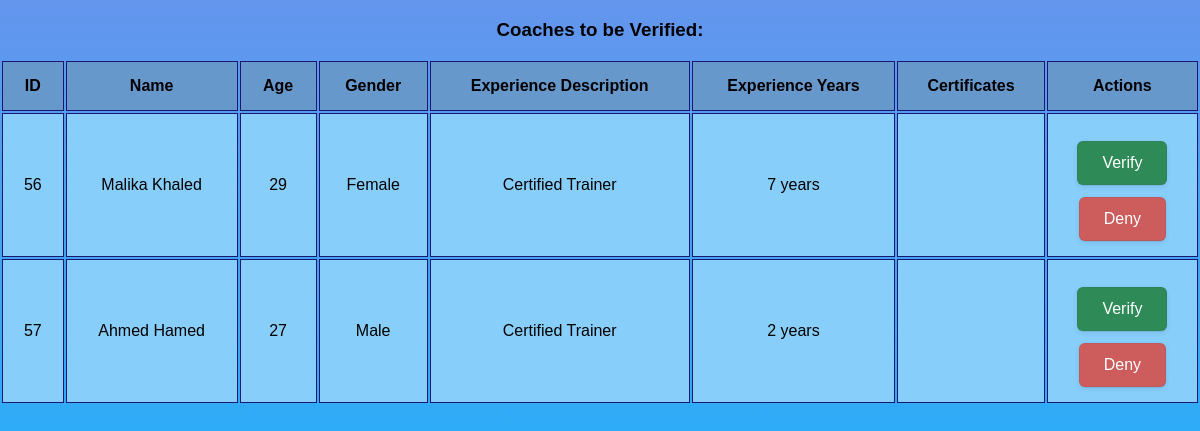
The page /admin on the database its author committed.
### tables this page shows
CREATE TABLE `User` (`User_ID`, `Name`, `Email`, `Password`, `Role`, `Age`, `Gender`, `Profile_picture`, `Interests`, Authentication_Token text);

CREATE TABLE `Coach` (`Coach_ID`, `Verified`, `Description`, `Experience`, `Certificates`);

### app.py (the view)
@app.route('/admin', methods=["GET", "POST"])
def unverifiedCoaches():
    conn = get_db_connection()
    unverified_Coaches = conn.execute('SELECT * FROM Coach JOIN User ON User_ID=Coach_ID '
                                      'WHERE Verified = "FALSE"').fetchall()
    conn.close()
    return render_template("verifyCoaches.html", coaches=unverified_Coaches)

### app.py (called while the page is built)
def get_db_connection():
    conn = sqlite3.connect(DATABASE)
    conn.row_factory = sqlite3.Row
    return conn

### templates/verifyCoaches.html (shortened to what this page needs)
<!DOCTYPE html>
<html lang="en">
<head>
    <link rel="stylesheet" href="{{ url_for('static', filename='coachverification.css') }}">
</head>
<body>
    <h3>Coaches to be Verified:</h3>
    <table style="width:100%">
        <tr>
            <th>ID</th>
            <th>Name</th>
            <th>Age</th>
            <th>Gender</th>
            <th>Experience Description</th>
            <th>Experience Years</th>
            <th>Certificates</th>
            <th>Actions</th>
        </tr>
        {%for coach in coaches%}
            <tr>
                <td>{{ coach[0] }}</td>
                <td>{{ coach[6] }}</td>
                <td>{{ coach[10] }}</td>
                <td>{{ coach[11] }}</td>
                <td>{{ coach[2] }}</td>
                <td>{{ coach[3] }}</td>
                <td>{{ coach[4] }}</td>
                <td>
                    <form method="POST" action="/verify_coach">
                    <button type="submit" class="verify">Verify</button>
                    </form>
                    <form method="POST" action="/deny_coach">
                    <button type="submit" class="deny">Deny</button>
                    </form>
                </td>
            </tr>
    {%endfor%}
    </table>
</body>
</html>

### static/coachverification.css (style rules this page uses)
body { margin: 0; padding: 0; background: linear-gradient(to bottom, cornflowerblue, deepskyblue); font-family: sans-serif; min-height: 100vh; display: flex; flex-direction: column; justify-content: stretch; align-items: center; }
th, td { border: 1px solid midnightblue; padding: 15px; text-align: center; vertical-align: middle; }
th { background-color: #6798CC; }
td { background-color: lightskyblue; }
button { backface-visibility: hidden; background-color: #405cf5; border-radius: 6px; border-width: 0; box-shadow: rgba(50, 50, 93, 0.1) 0 0 0 1px inset, rgba(50, 50, 93, 0.1) 0 2px 5px 0, rgba(0, 0, 0, 0.07) 0 1px 1px 0; color: #fff; cursor: pointer; font-family: sans-serif; font-size: 100%; height: 44px; line-height: 1.15; margin: 12px 0 0; padding: 0 25px; position: relative; text-align: center; touch-action: manipulation; }
.verify { background-color: seagreen; }
.deny { background-color: indianred; }

### rows shown on the page
User: Coach_ID "56", Name "Malika Khaled", Age "29", Gender "Female", Description "Certified Trainer", Experience "7 years"
User: Coach_ID "57", Name "Ahmed Hamed", Age "27", Gender "Male", Description "Certified Trainer", Experience "2 years"
